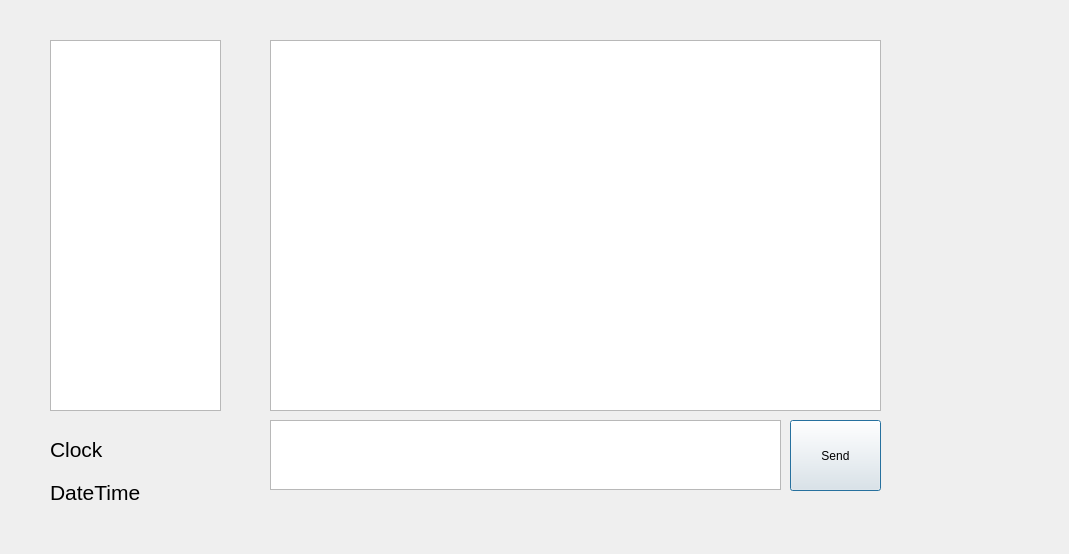
<?xml version="1.0" encoding="UTF-8"?>
<ui version="4.0">
 <class>SecDialog</class>
 <widget class="QDialog" name="SecDialog">
  <property name="geometry">
   <rect>
    <x>0</x>
    <y>0</y>
    <width>1069</width>
    <height>554</height>
   </rect>
  </property>
  <property name="windowTitle">
   <string>Dialog</string>
  </property>
  <widget class="QPushButton" name="sendButton">
   <property name="geometry">
    <rect>
     <x>790</x>
     <y>420</y>
     <width>91</width>
     <height>71</height>
    </rect>
   </property>
   <property name="text">
    <string>Send</string>
   </property>
  </widget>
  <widget class="QWidget" name="layoutWidget">
   <property name="geometry">
    <rect>
     <x>50</x>
     <y>430</y>
     <width>171</width>
     <height>81</height>
    </rect>
   </property>
   <layout class="QVBoxLayout" name="verticalLayout_2">
    <item>
     <widget class="QLabel" name="clock_label_2">
      <property name="font">
       <font>
        <pointsize>16</pointsize>
        <bold>false</bold>
       </font>
      </property>
      <property name="text">
       <string>Clock</string>
      </property>
     </widget>
    </item>
    <item>
     <widget class="QLabel" name="dateTime_label_2">
      <property name="font">
       <font>
        <pointsize>16</pointsize>
        <bold>false</bold>
       </font>
      </property>
      <property name="text">
       <string>DateTime</string>
      </property>
     </widget>
    </item>
   </layout>
  </widget>
  <widget class="QTextBrowser" name="messageBrowser">
   <property name="geometry">
    <rect>
     <x>270</x>
     <y>40</y>
     <width>611</width>
     <height>371</height>
    </rect>
   </property>
  </widget>
  <widget class="QTextEdit" name="messageBox">
   <property name="geometry">
    <rect>
     <x>270</x>
     <y>420</y>
     <width>511</width>
     <height>70</height>
    </rect>
   </property>
  </widget>
  <widget class="QTextBrowser" name="users_text">
   <property name="geometry">
    <rect>
     <x>50</x>
     <y>40</y>
     <width>171</width>
     <height>371</height>
    </rect>
   </property>
  </widget>
 </widget>
 <resources/>
 <connections/>
</ui>
